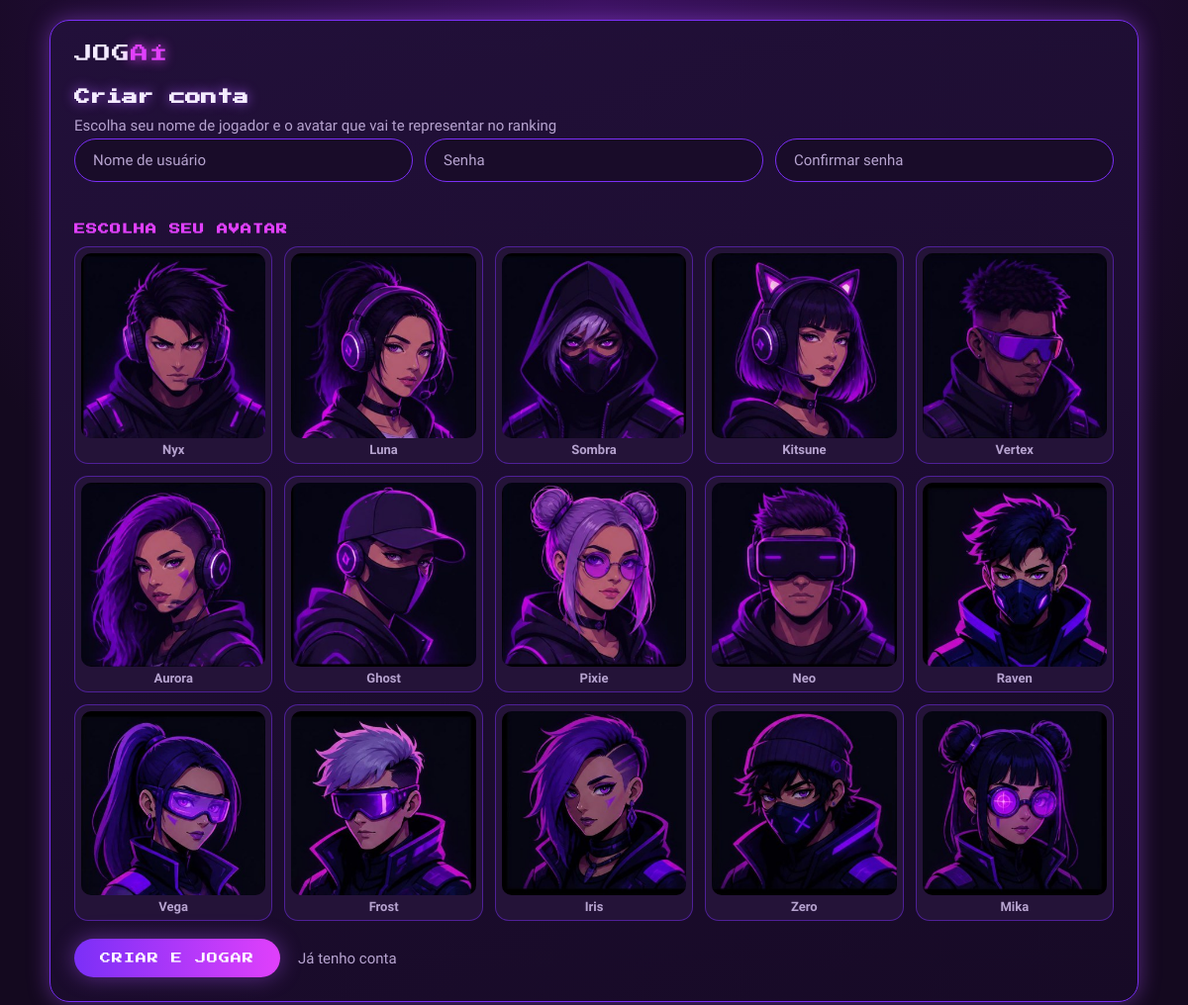
Page /registro.php on the committed database.
### tables this page shows
CREATE TABLE IF NOT EXISTS avatares (
  id       INT AUTO_INCREMENT PRIMARY KEY,
  nome     VARCHAR(40)  NOT NULL,
  arquivo  VARCHAR(120) NOT NULL
);

### includes/auth.php (called while the page is built, shortened)
<?php
function e(?string $texto): string
{
    return htmlspecialchars((string) $texto, ENT_QUOTES, 'UTF-8');
}

### registro.php (the view, shortened to what this page needs)
<?php
require_once __DIR__ . '/includes/auth.php';
$avatares = $pdo->query('SELECT id, nome, arquivo FROM avatares ORDER BY id')->fetchAll();
?>
<!DOCTYPE html>
<html lang="pt-BR">
<head>
  <link rel="stylesheet" href="css/style.css">
</head>
<body class="tela-centro">
  <div class="painel largo">
    <span class="logo">JOG<span>AÍ</span></span>
    <h1 class="titulo">Criar conta</h1>
    <p class="sub">Escolha seu nome de jogador e o avatar que vai te representar no ranking</p>
    <form method="post" id="form-registro">
      <div class="linha-3">
        <input class="campo" type="text" name="usuario" placeholder="Nome de usuário" required>
        <input class="campo" type="password" name="senha" placeholder="Senha" required>
        <input class="campo" type="password" name="confirma" placeholder="Confirmar senha" required>
      </div>
      <h2 class="secao">ESCOLHA SEU AVATAR</h2>
      <div class="grade-avatares">
        <?php foreach ($avatares as $a): ?>
          <button type="button" class="avatar-op" data-id="<?= (int) $a['id'] ?>">
            <img src="assets/avatares/<?= e($a['arquivo']) ?>" alt="Avatar <?= e($a['nome']) ?>" loading="lazy">
            <span><?= e($a['nome']) ?></span>
          </button>
        <?php endforeach; ?>
      </div>
      <div class="acoes">
        <button class="btn" type="submit">CRIAR E JOGAR</button>
        <a class="link-suave" href="index.php">Já tenho conta</a>
      </div>
    </form>
  </div>
</body>
</html>

### css/style.css (style rules this page uses)
:root { --fundo: #14091f; --painel: #1d0f2e; --card: #241338; --borda: #7b2ff7; --neon: #a855f7; --rosa: #e040fb; --texto: #f4ecff; --suave: #b6a3cf; --raio: 14px; --brilho: 0 0 22px rgba(168, 85, 247, 0.45); }
* { box-sizing: border-box; }
body { margin: 0; min-height: 100vh; background: var(--fundo) radial-gradient(circle at 50% 0%, #3b1160 0%, transparent 60%) fixed; color: var(--texto); font-family: "Rajdhani", system-ui, sans-serif; font-size: 16px; }
body.tela-centro { display: flex; align-items: center; justify-content: center; padding: 20px; }
a { color: var(--rosa); text-decoration: none; }
.painel { width: 100%; max-width: 980px; background: linear-gradient(160deg, #22103a, #170a26); border: 1px solid var(--borda); border-radius: 20px; box-shadow: var(--brilho); padding: 24px; }
.painel.largo { max-width: 1100px; }
.logo { font-family: "Press Start 2P", monospace; font-size: 18px; letter-spacing: 1px; }
.logo span { color: var(--rosa); text-shadow: 0 0 12px var(--rosa); }
.titulo { font-family: "Press Start 2P", monospace; font-size: 16px; line-height: 1.7; margin: 18px 0 6px; text-shadow: 0 0 12px rgba(168, 85, 247, 0.8); }
.secao { font-family: "Press Start 2P", monospace; font-size: 11px; color: var(--rosa); letter-spacing: 1px; margin: 28px 0 12px; }
.sub { color: var(--suave); font-size: 15px; margin: 4px 0; }
.campo { width: 100%; border-radius: 999px; border: 1px solid var(--borda); background: #190c29; color: var(--texto); padding: 12px 18px; font-family: inherit; font-size: 15px; outline: none; margin-bottom: 14px; }
.campo::placeholder { color: var(--suave); }
.btn { display: inline-block; width: 100%; border: 0; cursor: pointer; border-radius: 999px; padding: 14px 26px; background: linear-gradient(90deg, #7b2ff7, #e040fb); color: #fff; font-family: "Press Start 2P", monospace; font-size: 11px; letter-spacing: 1px; box-shadow: var(--brilho); transition: transform .15s ease, filter .15s ease; }
.link-suave { color: var(--suave); font-size: 15px; }
.acoes { display: flex; align-items: center; gap: 18px; flex-wrap: wrap; margin-top: 18px; }
.acoes .btn { width: auto; }
.linha-3 { display: grid; gap: 12px; grid-template-columns: 1fr; }
@media (min-width: 720px) { .linha-3 { grid-template-columns: repeat(3, 1fr); } }
.grade-avatares { display: grid; grid-template-columns: repeat(3, 1fr); gap: 12px; }
@media (min-width: 720px) { .grade-avatares { grid-template-columns: repeat(5, 1fr); } }
.avatar-op { background: var(--card); border: 1px solid rgba(123, 47, 247, .5); border-radius: var(--raio); padding: 6px; cursor: pointer; color: var(--suave); font-family: inherit; font-size: 13px; font-weight: 600; }
.avatar-op img { width: 100%; aspect-ratio: 1/1; object-fit: cover; border-radius: 10px; display: block; }
.avatar-op span { display: block; padding-top: 4px; }

### rows in the picture
avatares: arquivo (picture), nome "Nyx"
avatares: arquivo (picture), nome "Luna"
avatares: arquivo (picture), nome "Sombra"
avatares: arquivo (picture), nome "Kitsune"
avatares: arquivo (picture), nome "Vertex"
avatares: arquivo (picture), nome "Aurora"
avatares: arquivo (picture), nome "Ghost"
avatares: arquivo (picture), nome "Pixie"
avatares: arquivo (picture), nome "Neo"
avatares: arquivo (picture), nome "Raven"
avatares: arquivo (picture), nome "Vega"
avatares: arquivo (picture), nome "Frost"
avatares: arquivo (picture), nome "Iris"
avatares: arquivo (picture), nome "Zero"
avatares: arquivo (picture), nome "Mika"
